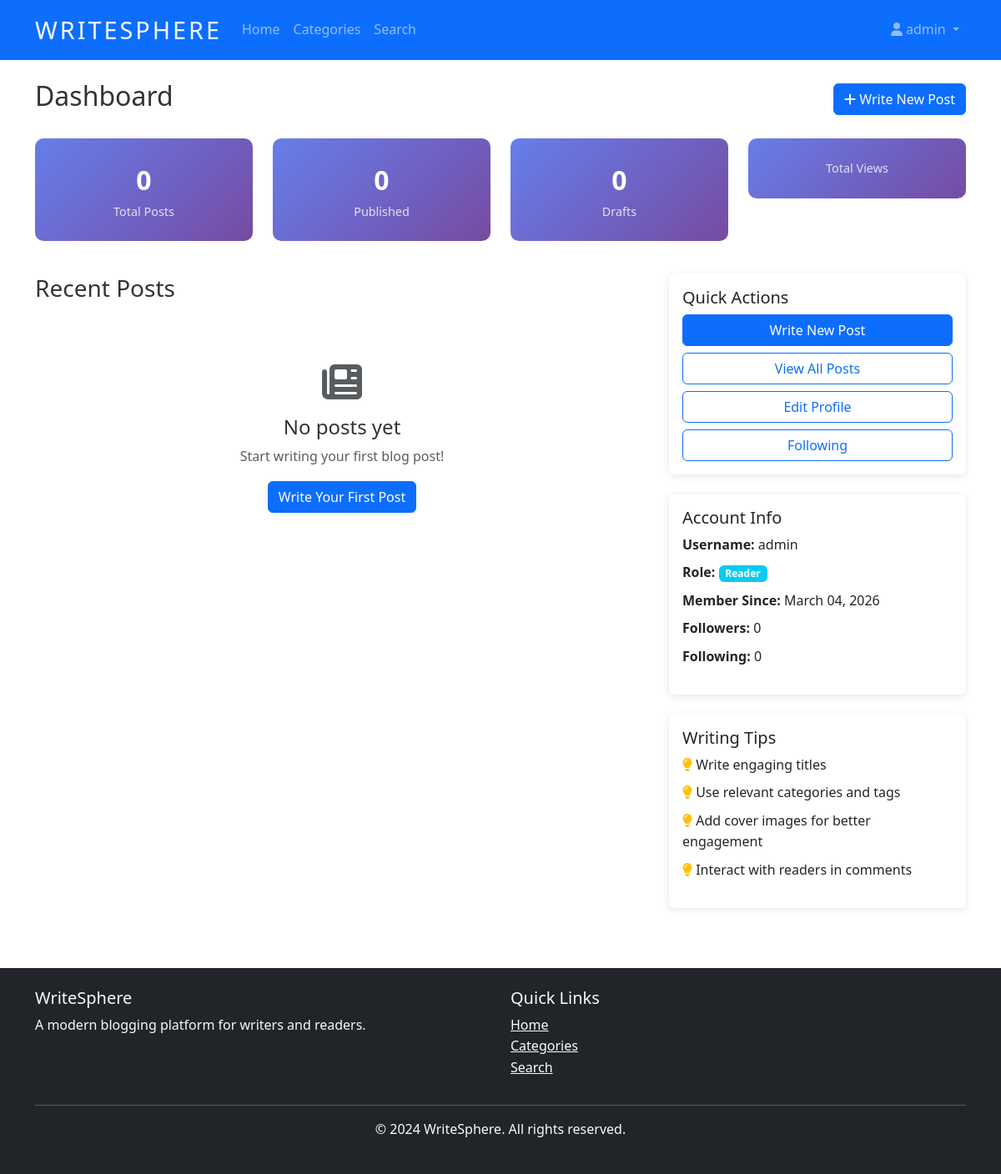
Page /users/dashboard/ (signed in) on the committed database.
### users/models.py (models this page shows, shortened)
class User(AbstractUser):
    ROLE_CHOICES = [
        ('admin', 'Admin'),
        ('author', 'Author'),
        ('reader', 'Reader'),
    ]
    role = models.CharField(max_length=20, choices=ROLE_CHOICES, default='reader')
    bio = models.TextField(max_length=500, blank=True)
    profile_picture = models.ImageField(upload_to='profile_pics/', blank=True, null=True)
    website = models.URLField(blank=True)
    twitter_handle = models.CharField(max_length=50, blank=True)
    created_at = models.DateTimeField(auto_now_add=True)
    updated_at = models.DateTimeField(auto_now=True)

### users/views.py (the view)
# urls.py: path('dashboard/', views.dashboard, name='dashboard'),
@login_required
def dashboard(request):
    user_posts = Post.objects.filter(author=request.user).order_by('-created_at')
    context = {
        'user_posts': user_posts,
        'total_posts': user_posts.count(),
        'published_posts': user_posts.filter(status='published').count(),
        'draft_posts': user_posts.filter(status='draft').count(),
    }
    return render(request, 'users/dashboard.html', context)

### templates/users/dashboard.html (shortened to what this page needs)
{% extends 'base.html' %}
{% block content %}
<div class="d-flex justify-content-between align-items-center mb-4">
    <h2>Dashboard</h2>
    <a href="{% url 'blog:post_create' %}" class="btn btn-primary">
        <i class="fas fa-plus"></i> Write New Post
    </a>
</div>
<div class="row mb-4">
    <div class="col-md-3">
        <div class="stat-card">
            <div class="stat-number">{{ total_posts }}</div>
            <div class="stat-label">Total Posts</div>
        </div>
    </div>
    <div class="col-md-3">
        <div class="stat-card">
            <div class="stat-number">{{ published_posts }}</div>
            <div class="stat-label">Published</div>
        </div>
    </div>
    <div class="col-md-3">
        <div class="stat-card">
            <div class="stat-number">{{ draft_posts }}</div>
            <div class="stat-label">Drafts</div>
        </div>
    </div>
    <div class="col-md-3">
        <div class="stat-card">
            <div class="stat-label">Total Views</div>
        </div>
    </div>
</div>
<div class="row">
    <div class="col-lg-8">
        <h3 class="mb-4">Recent Posts</h3>
        {% if user_posts %}
            {% for post in user_posts %}
            <article class="card post-card mb-4">
                {% if post.cover_image %}
                <img src="{{ post.cover_image.url }}" class="card-img-top" alt="{{ post.title }}" style="height: 200px; object-fit: cover;">
                {% endif %}
                <div class="card-body">
                    <div class="d-flex justify-content-between align-items-start mb-2">
                        <h4 class="card-title">
                            <a href="{{ post.get_absolute_url }}" class="post-title">{{ post.title }}</a>
                        </h4>
                        <span class="badge bg-{% if post.status == 'published' %}success{% elif post.status == 'draft' %}secondary{% else %}danger{% endif %}">{{ post.get_status_display }}</span>
                    </div>
                    <p class="card-text">{{ post.excerpt }}</p>
                    {% if post.category %}
                    <div class="mb-2">
                        <a href="{% url 'blog:category_detail' post.category.slug %}" class="badge bg-primary">{{ post.category.name }}</a>
                    </div>
                    {% endif %}
                    <div class="d-flex justify-content-between align-items-center">
                        <div class="post-meta">
                            <small>
                                <i class="fas fa-calendar"></i> {{ post.created_at|date:"M d, Y" }}
                                <span class="mx-2">|</span>
                                <i class="fas fa-eye"></i> {{ post.views_count }} views
                                <span class="mx-2">|</span>
                                <i class="fas fa-heart"></i> {{ post.likes.count }}
                            </small>
                        </div>
                        <div class="btn-group" role="group">
                            <a href="{{ post.get_absolute_url }}" class="btn btn-sm btn-outline-primary">View</a>
                            <a href="{% url 'blog:post_update' post.slug %}" class="btn btn-sm btn-outline-secondary">Edit</a>
                            <a href="{% url 'blog:post_delete' post.slug %}" class="btn btn-sm btn-outline-danger">Delete</a>
                        </div>
                    </div>
                </div>
            </article>
            {% endfor %}
        {% else %}
            <div class="text-center py-5">
                <i class="fas fa-newspaper fa-3x text-muted mb-3"></i>
                <h4>No posts yet</h4>
                <p class="text-muted">Start writing your first blog post!</p>
                <a href="{% url 'blog:post_create' %}" class="btn btn-primary">Write Your First Post</a>
            </div>
        {% endif %}
    </div>
    <div class="col-lg-4">
        <aside>
            <div class="card mb-4">
                <div class="card-body">
                    <h5 class="card-title">Quick Actions</h5>
                    <div class="d-grid gap-2">
                        <a href="{% url 'blog:post_create' %}" class="btn btn-primary">Write New Post</a>
                        <a href="{% url 'blog:my_posts' %}" class="btn btn-outline-primary">View All Posts</a>
                        <a href="{% url 'users:profile' user.username %}" class="btn btn-outline-primary">Edit Profile</a>
                        <a href="{% url 'interactions:following' %}" class="btn btn-outline-primary">Following</a>
                    </div>
                </div>
            </div>
            <div class="card mb-4">
                <div class="card-body">
                    <h5 class="card-title">Account Info</h5>
                    <ul class="list-unstyled">
                        <li class="mb-2">
                            <strong>Username:</strong> {{ user.username }}
                        </li>
                        <li class="mb-2">
                            <strong>Role:</strong>
                            <span class="badge bg-{% if user.role == 'admin' %}danger{% elif user.role == 'author' %}primary{% else %}info{% endif %}">{{ user.get_role_display }}</span>
                        </li>
                        <li class="mb-2">
                            <strong>Member Since:</strong> {{ user.date_joined|date:"F d, Y" }}
                        </li>
                        <li class="mb-2">
                            <strong>Followers:</strong> {{ user.followers.count }}
                        </li>
                        <li class="mb-2">
                            <strong>Following:</strong> {{ user.following.count }}
                        </li>
                    </ul>
                </div>
            </div>
            <div class="card mb-4">
                <div class="card-body">
                    <h5 class="card-title">Writing Tips</h5>
                    <ul class="list-unstyled">
                        <li class="mb-2">
                            <i class="fas fa-lightbulb text-warning"></i>
                            Write engaging titles
                        </li>
                        <li class="mb-2">
                            <i class="fas fa-lightbulb text-warning"></i>
                            Use relevant categories and tags
                        </li>
                        <li class="mb-2">
                            <i class="fas fa-lightbulb text-warning"></i>
                            Add cover images for better engagement
                        </li>
                        <li class="mb-2">
                            <i class="fas fa-lightbulb text-warning"></i>
                            Interact with readers in comments
                        </li>
                    </ul>
                </div>
            </div>
        </aside>
    </div>
</div>
{% endblock %}

### templates/base.html (shortened to what this page needs)
{% load static %}
<!DOCTYPE html>
<html lang="en">
<head>
    <link href="https://cdn.jsdelivr.net/npm/bootstrap@5.3.0/dist/css/bootstrap.min.css" rel="stylesheet">
    <link rel="stylesheet" href="https://cdnjs.cloudflare.com/ajax/libs/font-awesome/6.4.0/css/all.min.css">
    <link href="{% static 'css/style.css' %}" rel="stylesheet">
</head>
<body>
    <nav class="navbar navbar-expand-lg navbar-dark bg-primary">
        <div class="container">
            <a class="navbar-brand" href="{% url 'blog:home' %}">
                <span class="logo-text-simple">WriteSphere</span>
            </a>
            <div class="collapse navbar-collapse" id="navbarNav">
                <ul class="navbar-nav me-auto">
                    <li class="nav-item">
                        <a class="nav-link" href="{% url 'blog:home' %}">Home</a>
                    </li>
                    <li class="nav-item">
                        <a class="nav-link" href="{% url 'blog:category_list' %}">Categories</a>
                    </li>
                    <li class="nav-item">
                        <a class="nav-link" href="{% url 'blog:search' %}">Search</a>
                    </li>
                </ul>
                <ul class="navbar-nav">
                    {% if user.is_authenticated %}
                        <li class="nav-item dropdown">
                            <a class="nav-link dropdown-toggle" href="#" id="navbarDropdown" role="button" data-bs-toggle="dropdown">
                                <i class="fas fa-user me-1"></i>{{ user.username }}
                            </a>
                        </li>
                    {% endif %}
                </ul>
            </div>
        </div>
    </nav>
    <main class="container my-4">
        {% block content %}{% endblock %}
    </main>
    <footer class="bg-dark text-light py-4 mt-5">
        <div class="container">
            <div class="row">
                <div class="col-md-6">
                    <h5>WriteSphere</h5>
                    <p>A modern blogging platform for writers and readers.</p>
                </div>
                <div class="col-md-6">
                    <h5>Quick Links</h5>
                    <ul class="list-unstyled">
                        <li><a href="{% url 'blog:home' %}" class="text-light">Home</a></li>
                        <li><a href="{% url 'blog:category_list' %}" class="text-light">Categories</a></li>
                        <li><a href="{% url 'blog:search' %}" class="text-light">Search</a></li>
                    </ul>
                </div>
            </div>
            <hr class="bg-light">
            <div class="text-center">
                <p>&copy; 2024 WriteSphere. All rights reserved.</p>
            </div>
        </div>
    </footer>
</body>
</html>

### static/css/style.css (style rules this page uses)
.logo-text-simple { font-family: 'Segoe UI', Tahoma, Geneva, Verdana, sans-serif; font-weight: 300; font-size: 1.8rem; letter-spacing: 3px; text-transform: uppercase; background: linear-gradient(90deg, #ffffff 0%, #f0f8ff 100%); -webkit-background-clip: text; -webkit-text-fill-color: transparent; background-clip: text; text-decoration: none; transition: all 0.3s ease; display: inline-block; position: relative; }
.logo-text-simple::after { content: ''; position: absolute; bottom: -2px; left: 0; width: 0; height: 2px; background: linear-gradient(90deg, #4facfe 0%, #00f2fe 100%); transition: width 0.3s ease; }
body { font-family: 'Segoe UI', Tahoma, Geneva, Verdana, sans-serif; line-height: 1.6; color: #333; }
.navbar-brand { font-weight: bold; font-size: 1.5rem; }
.card { border: none; box-shadow: 0 2px 10px rgba(0,0,0,0.1); transition: transform 0.2s ease-in-out; }
.stat-card { background: linear-gradient(135deg, #667eea 0%, #764ba2 100%); color: white; border-radius: 10px; padding: 1.5rem; text-align: center; margin-bottom: 1rem; }
.stat-number { font-size: 2rem; font-weight: bold; }
.stat-label { font-size: 0.9rem; opacity: 0.8; }

### rows in the picture
User: username "admin", role "Reader", date_joined "March 04, 2026", followers.count "0", following.count "0"

### other values in the picture
{{ total_posts }} "0"
{{ published_posts }} "0"
{{ draft_posts }} "0"
